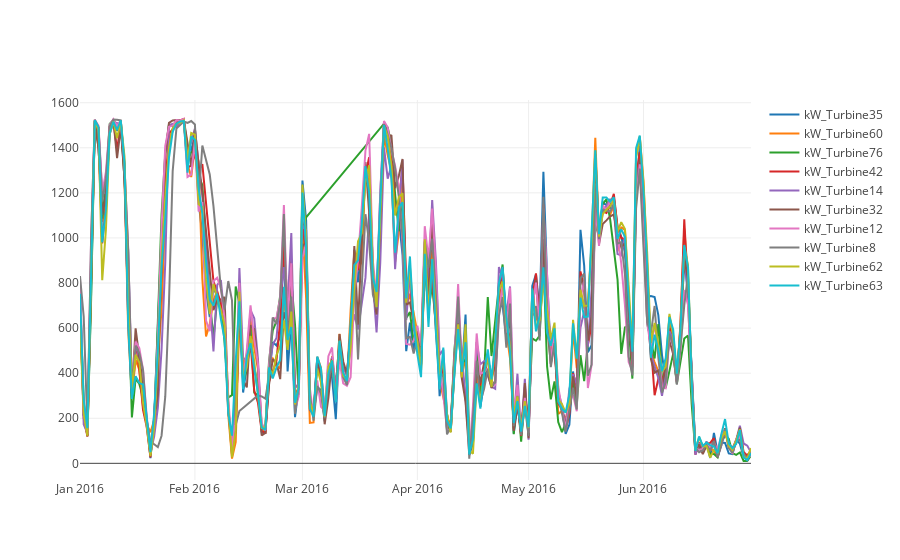

Notebook code for this chart:
### Code cell
traces = []
for turbine in random_turbines:
    filtered_turbine = daily_mean_turbine_reading.loc[daily_mean_turbine_reading["turbine_num"] == turbine]
    trace = go.Scatter(x = filtered_turbine["date"],
                       y = filtered_turbine["reading"],
                       mode = 'lines',
                       name = turbine)
    traces.append(trace)

py.iplot(traces, filename='line-mode')

### Figure 1 — Plotly figure (JSON) as saved in the notebook; plotly's stock layout.template omitted (floating-point values rounded to 4 significant figures; data arrays with more than 128 entries replaced by an {"elided": "..."} marker saying what was removed)
{"data": [{"mode": "lines", "name": "kW_Turbine35", "type": "scatter", "uid": "2108e9ec-ed54-11e8-b514-50e549ed1be1", "x": {"elided": "182 str values"}, "y": {"elided": "182 float values"}}, {"mode": "lines", "name": "kW_Turbine60", "type": "scatter", "uid": "2108e9ed-ed54-11e8-ba19-50e549ed1be1", "x": {"elided": "182 str values"}, "y": {"elided": "182 float values"}}, {"mode": "lines", "name": "kW_Turbine76", "type": "scatter", "uid": "2108e9ee-ed54-11e8-af0d-50e549ed1be1", "x": {"elided": "182 str values"}, "y": {"elided": "182 float values"}}, {"mode": "lines", "name": "kW_Turbine42", "type": "scatter", "uid": "2108e9ef-ed54-11e8-9672-50e549ed1be1", "x": {"elided": "182 str values"}, "y": {"elided": "182 float values"}}, {"mode": "lines", "name": "kW_Turbine14", "type": "scatter", "uid": "2108e9f0-ed54-11e8-8385-50e549ed1be1", "x": {"elided": "182 str values"}, "y": {"elided": "182 float values"}}, {"mode": "lines", "name": "kW_Turbine32", "type": "scatter", "uid": "2108e9f1-ed54-11e8-9076-50e549ed1be1", "x": {"elided": "182 str values"}, "y": {"elided": "182 float values"}}, {"mode": "lines", "name": "kW_Turbine12", "type": "scatter", "uid": "2108e9f2-ed54-11e8-985a-50e549ed1be1", "x": {"elided": "182 str values"}, "y": {"elided": "182 float values"}}, {"mode": "lines", "name": "kW_Turbine8", "type": "scatter", "uid": "2108e9f3-ed54-11e8-bcb9-50e549ed1be1", "x": {"elided": "182 str values"}, "y": {"elided": "182 float values"}}, {"mode": "lines", "name": "kW_Turbine62", "type": "scatter", "uid": "2108e9f4-ed54-11e8-bc52-50e549ed1be1", "x": {"elided": "182 str values"}, "y": {"elided": "182 float values"}}, {"mode": "lines", "name": "kW_Turbine63", "type": "scatter", "uid": "2108e9f5-ed54-11e8-891e-50e549ed1be1", "x": {"elided": "182 str values"}, "y": {"elided": "182 float values"}}], "layout": {}}
